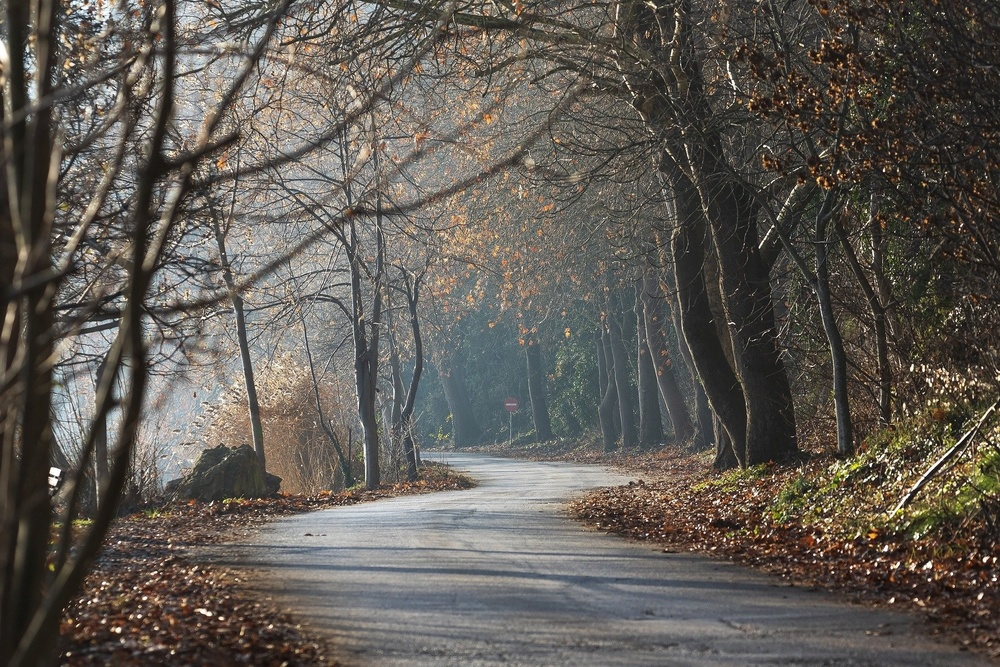
%> input picture p1.jpg, 1000 x 667 px, shrunk from 1920 x 1280 before the run
$ octave exp7.m   (GNU Octave 9; MATLAB toolbox functions it lacks are replaced by stand-ins)
%> lines starting %> are read from the running program, lines starting %| are printed output that depends on the picture
clc;
clear all;
close all;
pkg load image;
img = rgb2gray(imread('p1.jpg'));
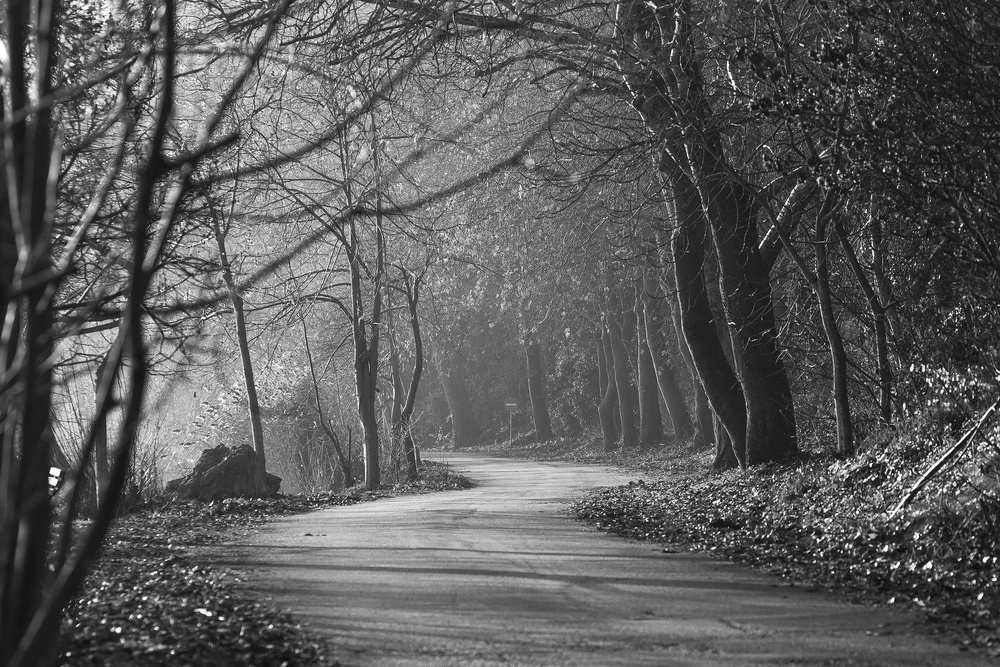
%> img: size 667x1000 uint8; min 1, max 255, mean 92
Img=imread('p1.jpg');
%> Img is the input picture: size 667x1000x3 uint8; mean R, G, B 96.4, 91.3, 84.7
subplot(2,2,1);
imshow(Img);
title('Original Image');
subplot(2,2,2);
imhist(img);
title('Histogram of Original Image');
l=255;
neg_img=l-Img;
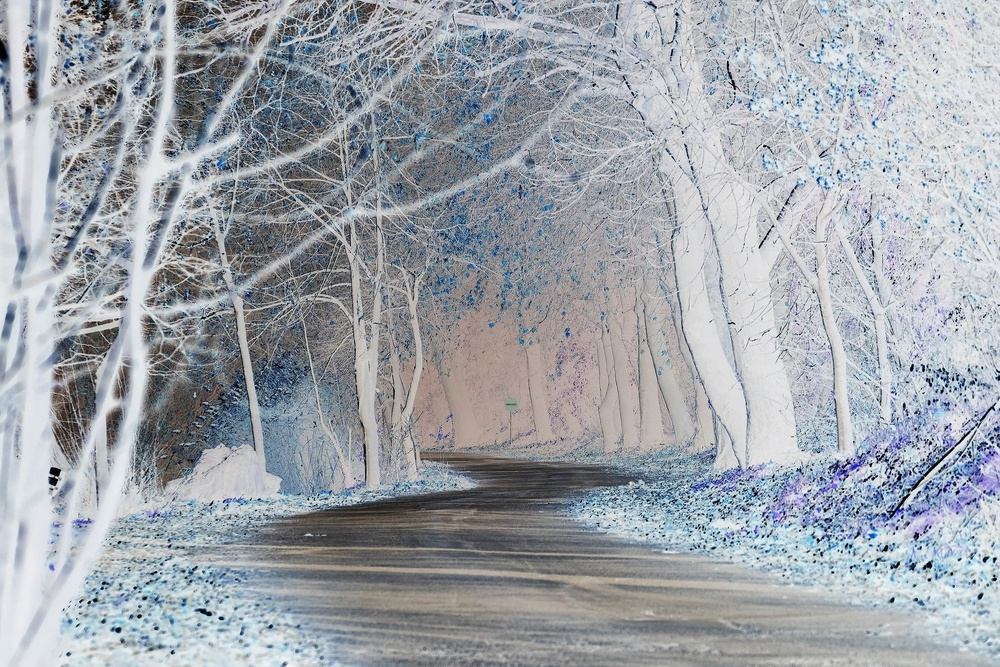
%> neg_img: size 667x1000x3 uint8; mean R, G, B 158.6, 163.7, 170.3
subplot(2,2,3);
imshow(neg_img);
title('Negative Image');
subplot(2,2,4);
imhist(neg_img);
title('Histogram of Negative Image');
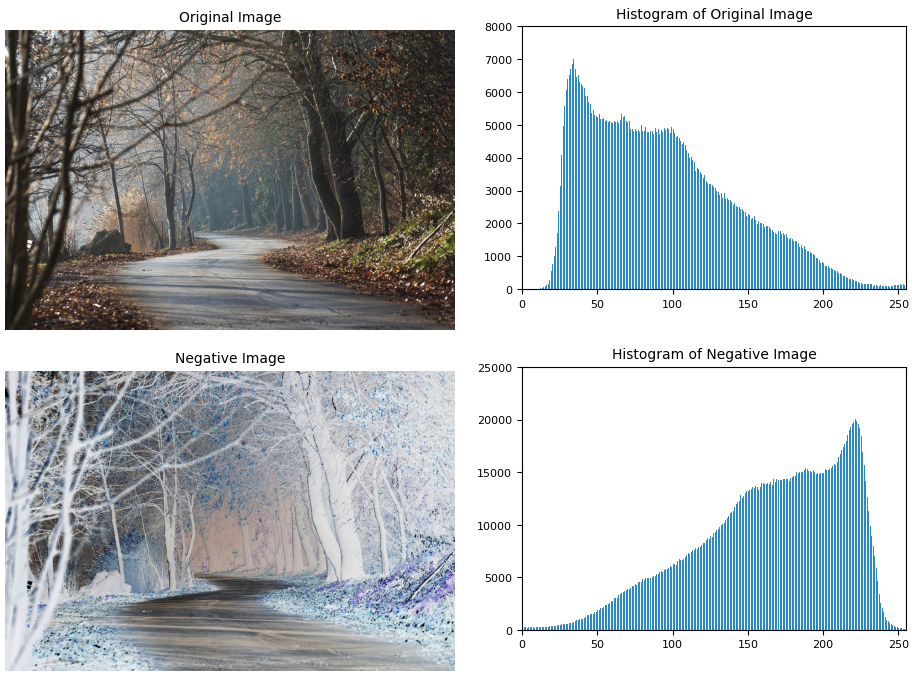
%> figure redrawn from the program's plot data, 4 panels

$ run again, with p2.jpg copied over p1.jpg
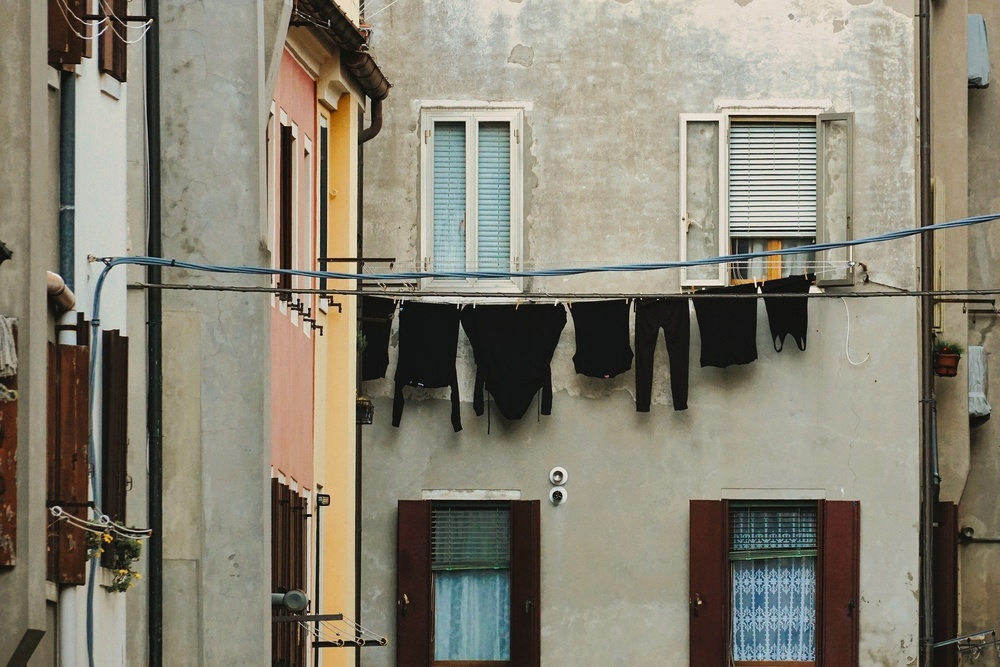
%> input picture p2.jpg, 1000 x 667 px, shrunk from 1920 x 1280 before the run
%> Img is the input picture: size 667x1000x3 uint8; mean R, G, B 134.6, 130, 115.3
%> `neg_img=l-Img;`:
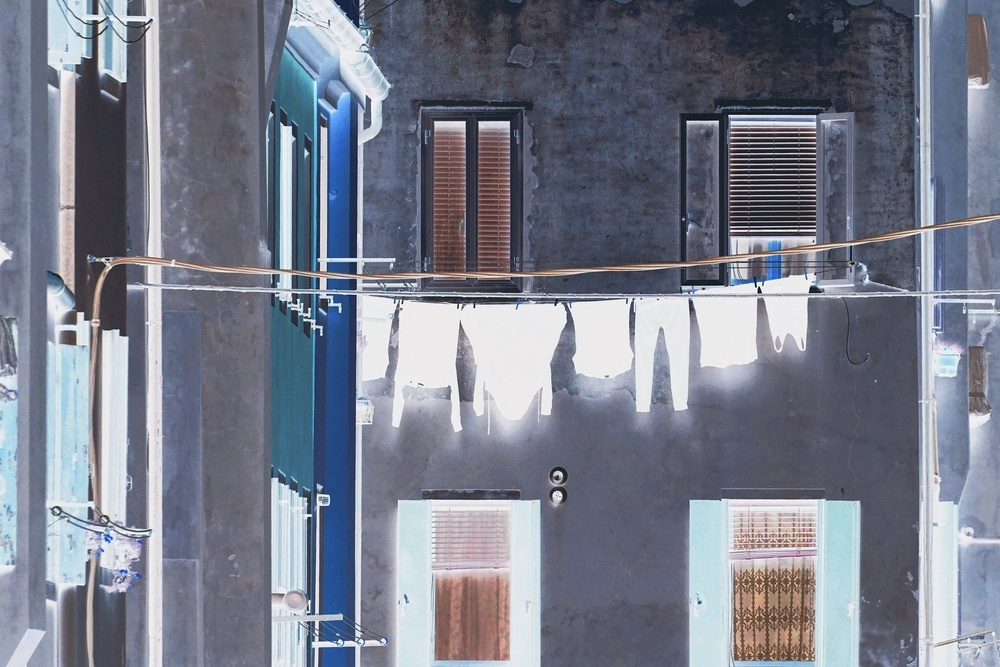
%> neg_img: size 667x1000x3 uint8; mean R, G, B 120.4, 125, 139.7
%> `title('Histogram of Negative Image');`:
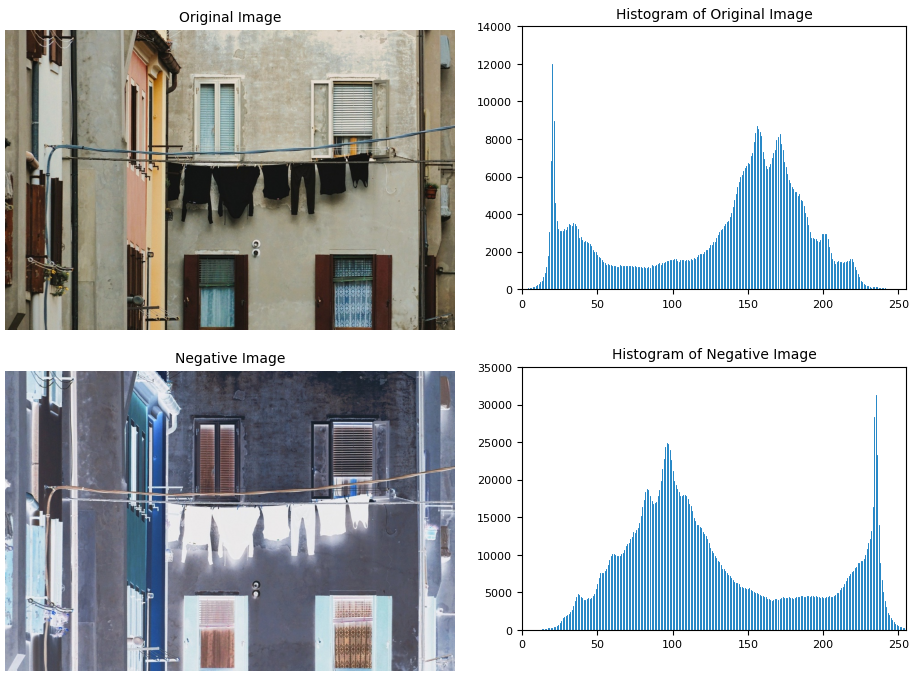
%> figure redrawn from the program's plot data, 4 panels
